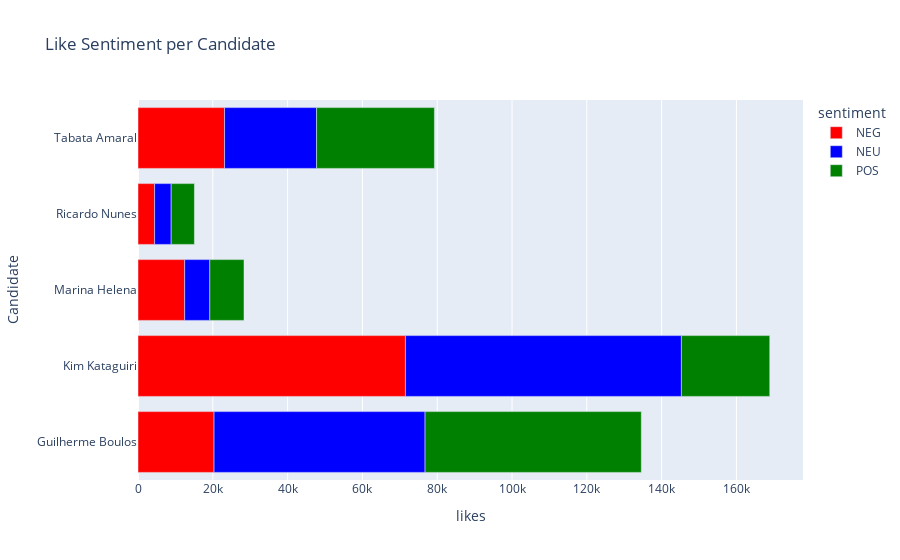

The code cell stored with this chart in its notebook:
### Code cell
fig = px.bar(sum_likes, 
             x='likes', 
             y='candidate', 
             orientation='h',
             color='sentiment',
             color_discrete_map={'POS': 'green', 'NEG': 'red', 'NEU': 'blue'},
             labels={'comment': 'Number of Comments', 'candidate': 'Candidate'},
             title='Like Sentiment per Candidate')

fig.show()

### Figure 1 — Plotly figure (JSON) as saved in the notebook; plotly's stock layout.template omitted (floating-point values rounded to 4 significant figures)
{"data": [{"alignmentgroup": "True", "hovertemplate": "sentiment=NEG<br>likes=%{x}<br>Candidate=%{y}<extra></extra>", "legendgroup": "NEG", "marker": {"color": "red", "pattern": {"shape": ""}}, "name": "NEG", "offsetgroup": "NEG", "orientation": "h", "showlegend": true, "textposition": "auto", "type": "bar", "x": [20341, 71500, 12479, 4438, 23144], "xaxis": "x", "y": ["Guilherme Boulos", "Kim Kataguiri", "Marina Helena", "Ricardo Nunes", "Tabata Amaral"], "yaxis": "y"}, {"alignmentgroup": "True", "hovertemplate": "sentiment=NEU<br>likes=%{x}<br>Candidate=%{y}<extra></extra>", "legendgroup": "NEU", "marker": {"color": "blue", "pattern": {"shape": ""}}, "name": "NEU", "offsetgroup": "NEU", "orientation": "h", "showlegend": true, "textposition": "auto", "type": "bar", "x": [56406, 73787, 6720, 4433, 24597], "xaxis": "x", "y": ["Guilherme Boulos", "Kim Kataguiri", "Marina Helena", "Ricardo Nunes", "Tabata Amaral"], "yaxis": "y"}, {"alignmentgroup": "True", "hovertemplate": "sentiment=POS<br>likes=%{x}<br>Candidate=%{y}<extra></extra>", "legendgroup": "POS", "marker": {"color": "green", "pattern": {"shape": ""}}, "name": "POS", "offsetgroup": "POS", "orientation": "h", "showlegend": true, "textposition": "auto", "type": "bar", "x": [57816, 23616, 9140, 6213, 31506], "xaxis": "x", "y": ["Guilherme Boulos", "Kim Kataguiri", "Marina Helena", "Ricardo Nunes", "Tabata Amaral"], "yaxis": "y"}], "layout": {"barmode": "relative", "legend": {"title": {"text": "sentiment"}, "tracegroupgap": 0}, "title": {"text": "Like Sentiment per Candidate"}, "xaxis": {"anchor": "y", "domain": [0, 1], "title": {"text": "likes"}}, "yaxis": {"anchor": "x", "domain": [0, 1], "title": {"text": "Candidate"}}}}
